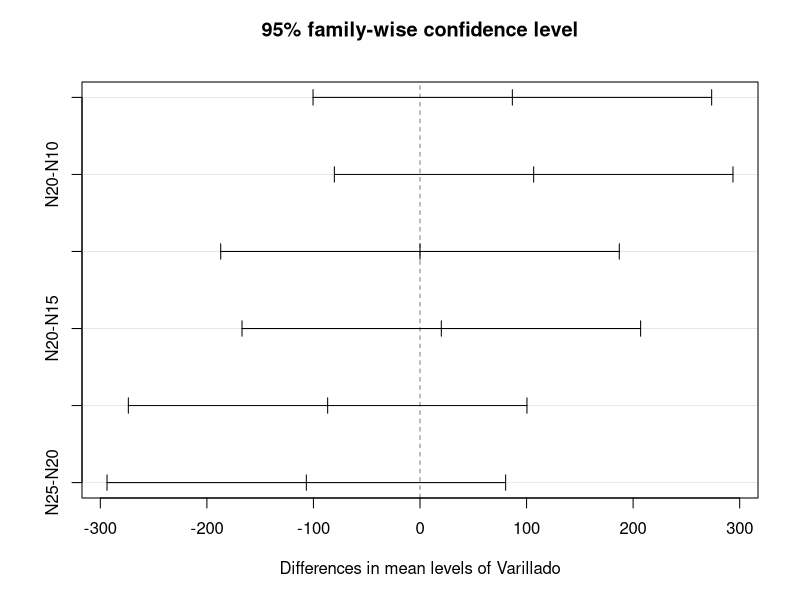
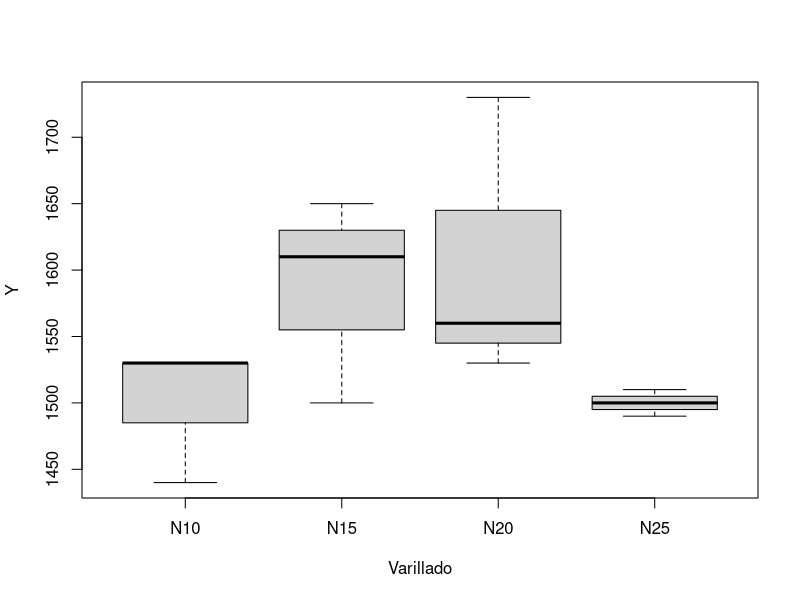
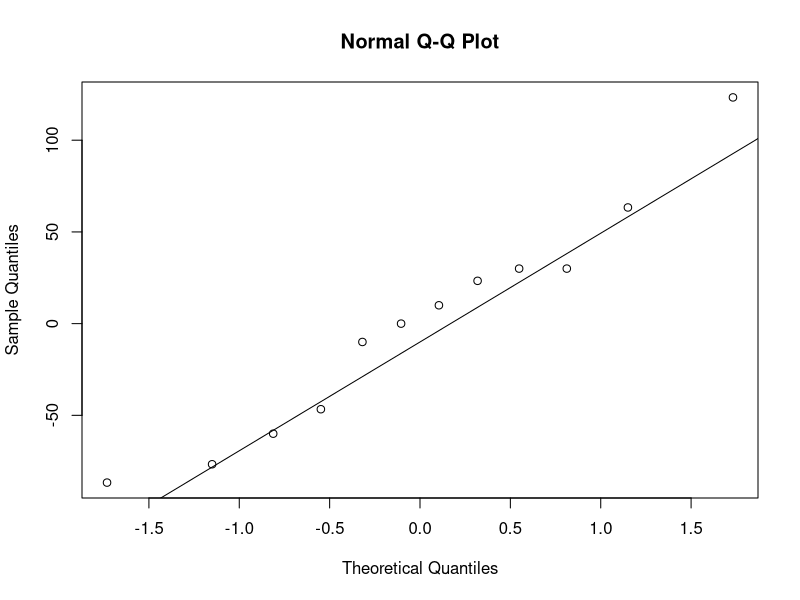

The R script that drew these images, in order:
rm(list=c(ls()))

N10<-c(1530,1530,1440)
N15<-c(1610,1650,1500)
N20<-c(1560,1730,1530)
N25<-c(1500,1490,1510)

df<-data.frame(N10,N15,N20,N25)
df
df<-stack(df)
names(df)<-c("Y","Varillado")
df

modelo<-aov(Y~Varillado,data=df)
summary(modelo)

tk1<-TukeyHSD(modelo)
tk1
plot(tk1)

boxplot(Y~Varillado,data=df)

qqnorm(modelo$residuals)
qqline(modelo$residuals)


